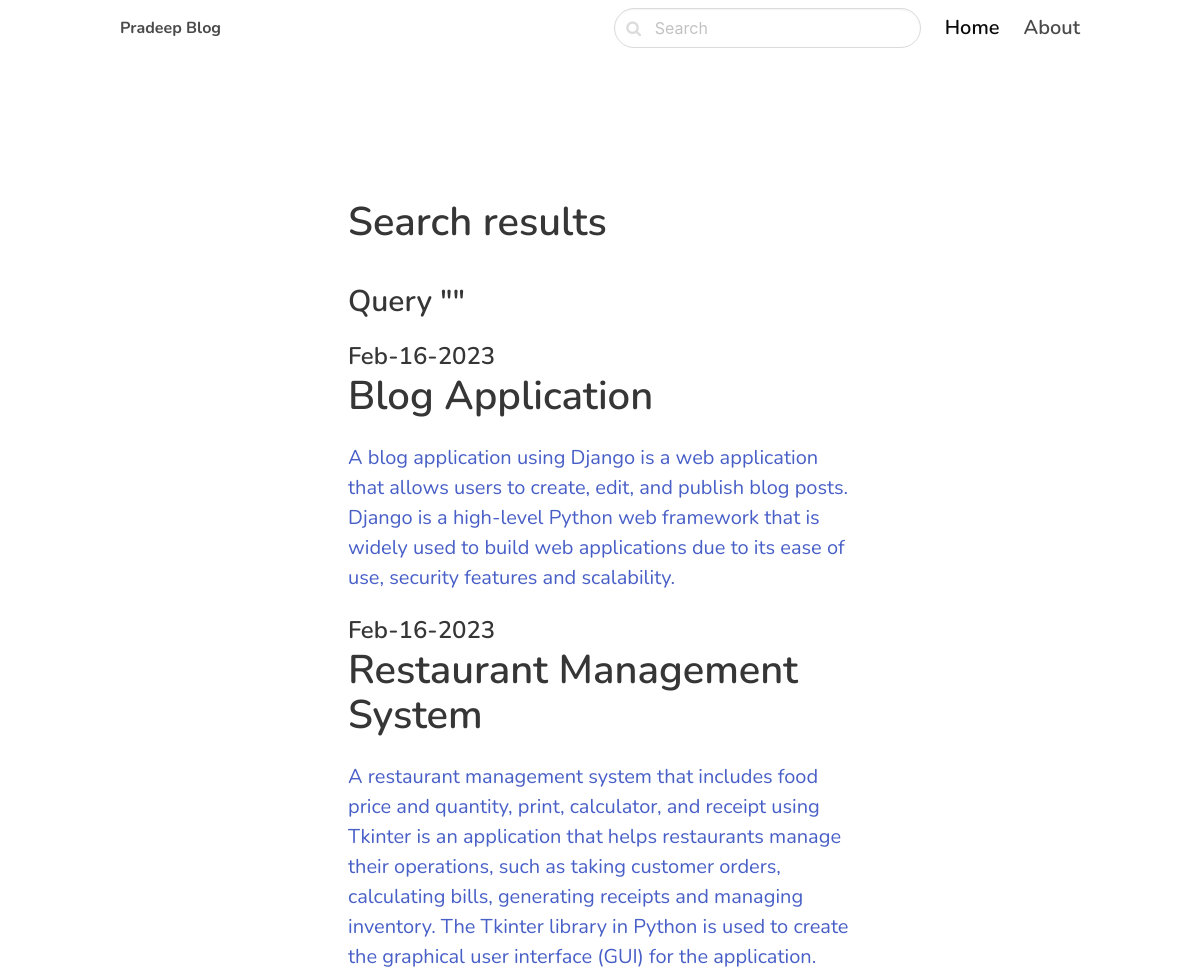
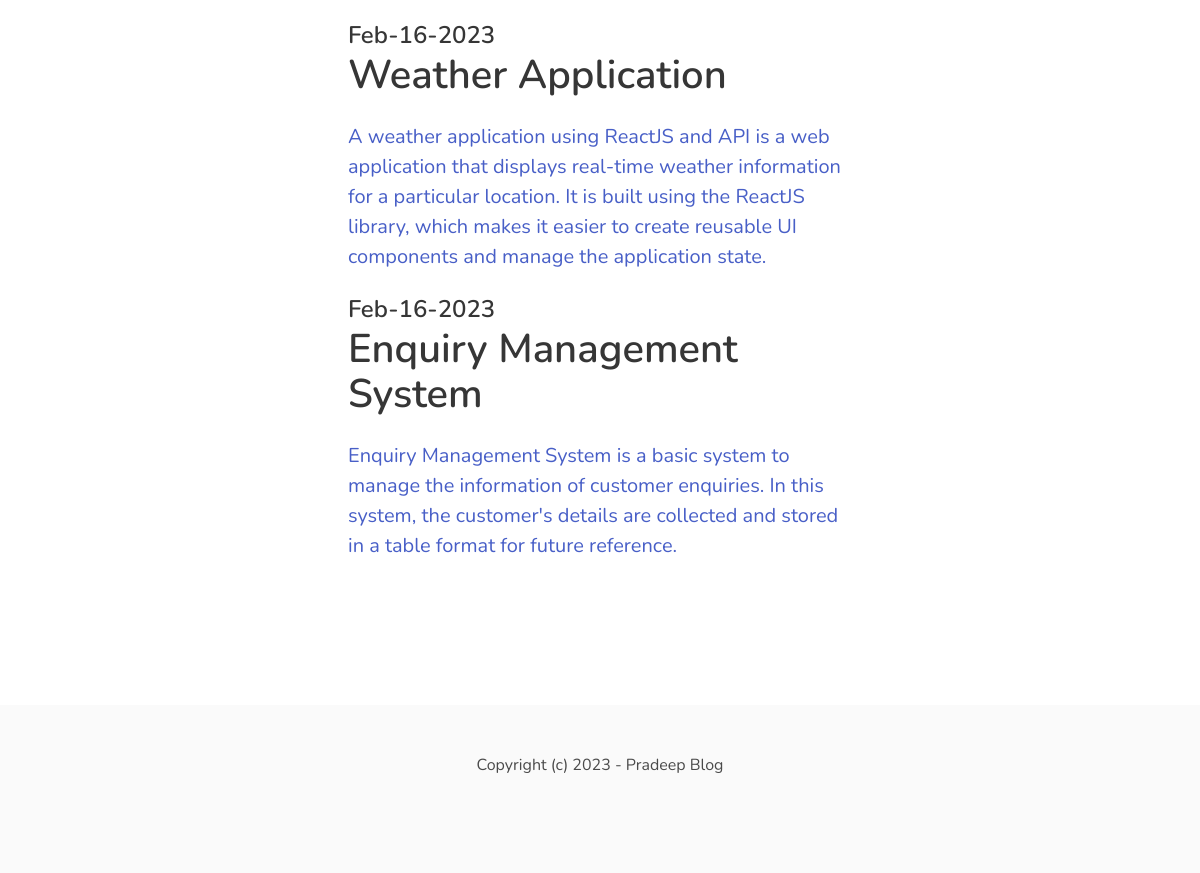
The app's page /search/ with its own data (2 pictures, top to bottom).
### blog/models.py (models this page shows, shortened)
class Post(models.Model):
    ACTIVE = 'active'
    DRAFT = 'draft'
    CHOICES_STATUS = {
        (ACTIVE,'Active'),
        (DRAFT,'Draft')
    }
    category = models.ForeignKey(Category, related_name='posts', on_delete=models.CASCADE)
    title = models.CharField(max_length=1000)
    slug = models.SlugField()
    intro = models.TextField()
    body = models.TextField()
    created_at = models.DateTimeField(auto_now_add=True)
    status = models.CharField(max_length=10, choices=CHOICES_STATUS, default=ACTIVE)
    image = models.ImageField(upload_to='uploads/', blank=True, null=True)
    class Meta:
        ordering = ('-created_at',)

### blog/views.py (the view)
# urls.py: path('search/',views.search,name='search'),
def search(request):
    query = request.GET.get('query','')
    posts = Post.objects.filter(status=Post.ACTIVE).filter(Q(title__icontains=query) | Q(intro__icontains=query) | Q(body__icontains=query))
    return render(request, 'blog/search.html',{'posts':posts,'query':query})

### blog/templates/blog/search.html (shortened to what this page needs)
{% extends 'core/base.html' %}
{% block content %}
<section class="hero ">
    <div class="hero-body">
        <div class="container">
            <section class="section">
                <div class="columns">
                    <div class="column is-8 is-offset-2">
                        <div class="content is-medium">
                            <h1>Search results</h1>
                            <h3>Query "{{ query }}"</h3>
                        </div>
                        {% for post in posts %}
                            <div class="content is-medium">
                                <a href="{% url 'post_detail' post.category.slug post.slug %}">
                                    <h2 class="subtitle is-4">{{ post.created_at|date:'M-d-Y'}}</h2>
                                    <h1 class="title">{{ post.title }}</h1>
                                    <p>{{ post.intro }}</p>
                                </a>
                            </div>
                        {% empty %}
                            <div class="content">
                                <p>No result for the given query..</p>
                            </div>
                        {% endfor %}
                    </div>
                </div>
            </section>
        </div>
    </div>
</section>
{% endblock %}

### Myapp/templates/core/base.html (style rules this page uses)
body { font-family: 'Nunito', sans-serif; }

### records on screen
Post: created_at "Feb-16-2023", title "Blog Application", intro "A blog application using Django is a web application that allows users to create, edit, and publish blog posts. Django is a high-level Python web framework that is widely used to build web applications due to its ease of use, security features and scalability."
Post: created_at "Feb-16-2023", title "Restaurant Management System", intro "A restaurant management system that includes food price and quantity, print, calculator, and receipt using Tkinter is an application that helps restaurants manage their operations, such as taking customer orders, calculating bills, generating receipts and managing inventory. The Tkinter library in Python is used to create the graphical user interface (GUI) for the application."
Post: created_at "Feb-16-2023", title "Weather Application", intro "A weather application using ReactJS and API is a web application that displays real-time weather information for a particular location. It is built using the ReactJS library, which makes it easier to create reusable UI components and manage the application state."
Post: created_at "Feb-16-2023", title "Enquiry Management System", intro "Enquiry Management System is a basic system to manage the information of customer enquiries. In this system, the customer's details are collected and stored in a table format for future reference."
